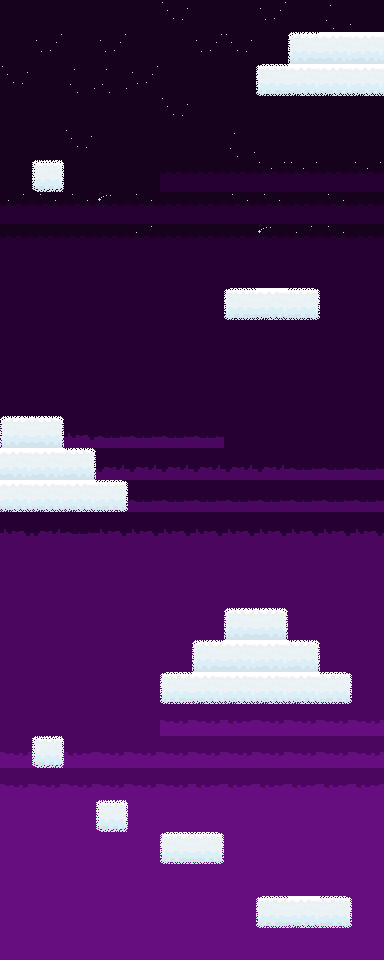

A level layout from a 2D game, rendered from its tile map. Below: a short description, then the map file with its tile-grid data intact:
An orthogonal 12x30 tile map with 32x32 px tiles, 3 tile layers (backgroundLayer, groundLayer, foregroundLayer) and 6 objects.

<map version="1.0" tiledversion="1.0.3" orientation="orthogonal" renderorder="right-down" width="12" height="30" tilewidth="32" tileheight="32" nextobjectid="8">
 <tileset firstgid="1" source="purpleskyset.tsx" />
 <layer name="backgroundLayer" width="12" height="30">
  <data encoding="csv">
1,1,1,1,1,9,1,1,7,1,4,1,
1,7,1,7,1,1,7,9,1,1,7,1,
9,1,4,4,7,1,1,1,1,4,1,1,
1,1,1,1,1,9,1,1,1,1,1,1,
1,1,9,1,1,1,1,3,1,1,1,1,
1,1,1,1,1,17,17,17,11,11,17,11,
13,15,15,19,15,17,17,15,15,17,15,17,
17,17,17,17,13,17,17,17,19,13,15,17,
21,21,21,21,21,21,21,21,21,21,21,21,
21,21,21,21,21,21,21,21,21,21,21,21,
21,21,21,21,21,21,21,21,21,21,21,21,
21,21,21,21,21,21,21,21,21,21,21,21,
21,21,21,21,21,21,21,21,21,21,21,21,
23,26,26,28,28,27,27,21,21,21,21,21,
23,23,27,23,23,23,23,23,23,27,27,27,
23,23,27,27,27,27,27,27,27,27,27,27,
25,23,27,25,25,25,25,25,25,25,25,25,
31,31,31,31,31,31,31,31,31,31,31,31,
31,31,31,31,31,31,31,31,31,31,31,31,
31,31,31,31,31,31,31,31,31,31,31,31,
31,31,31,31,31,31,31,31,31,31,31,31,
31,31,31,31,31,31,31,31,31,31,31,31,
31,31,31,31,31,33,33,36,34,34,34,34,
33,33,36,33,33,33,33,33,33,33,33,33,
33,33,33,33,33,33,36,36,36,36,36,36,
37,37,37,37,37,37,37,37,37,37,37,37,
37,37,37,37,37,37,37,37,37,37,37,37,
37,37,37,37,37,37,37,37,37,37,37,37,
37,37,37,37,37,37,37,37,37,37,37,37,
37,37,37,37,37,37,37,37,37,37,37,37
</data>
 </layer>
 <layer name="groundLayer" width="12" height="30">
  <data encoding="csv">
0,0,0,0,0,0,0,0,0,0,0,0,
0,0,0,0,0,0,0,0,0,59,45,45,
0,0,0,0,0,0,0,0,65,47,47,47,
0,0,0,0,0,0,0,0,0,0,0,0,
0,0,0,0,0,0,0,0,0,0,0,0,
0,51,0,0,0,0,0,0,0,0,0,0,
0,0,0,0,0,0,0,0,0,0,0,0,
0,0,0,0,0,0,0,0,0,0,0,0,
0,0,0,0,0,0,0,0,0,0,0,0,
0,0,0,0,0,0,0,65,47,67,0,0,
0,0,0,0,0,0,0,0,0,0,0,0,
0,0,0,0,0,0,0,0,0,0,0,0,
0,0,0,0,0,0,0,0,0,0,0,0,
59,57,0,0,0,0,0,0,0,0,0,0,
45,45,57,0,0,0,0,0,0,0,0,0,
47,47,47,67,0,0,0,0,0,0,0,0,
0,0,0,0,0,0,0,0,0,0,0,0,
0,0,0,0,0,0,0,0,0,0,0,0,
0,0,0,0,0,0,0,0,0,0,0,0,
0,0,0,0,0,0,0,59,57,0,0,0,
0,0,0,0,0,0,59,45,45,57,0,0,
0,0,0,0,0,65,47,47,47,47,67,0,
0,0,0,0,0,0,0,0,0,0,0,0,
0,51,0,0,0,0,0,0,0,0,0,0,
0,0,0,0,0,0,0,0,0,0,0,0,
0,0,0,51,0,0,0,0,0,0,0,0,
0,0,0,0,0,65,67,0,0,0,0,0,
0,0,0,0,0,0,0,0,0,0,0,0,
0,0,0,0,0,0,0,0,65,47,67,0,
0,0,0,0,0,0,0,0,0,0,0,0
</data>
 </layer>
 <layer name="foregroundLayer" width="12" height="30">
  <data encoding="csv">
0,0,0,0,0,0,0,0,0,0,0,0,
0,0,0,0,0,0,0,0,0,0,0,0,
0,0,0,0,0,0,0,0,0,0,0,0,
0,0,0,0,0,0,0,0,0,0,0,0,
1,1,9,1,1,1,1,3,1,1,1,1,
0,0,0,0,0,0,0,0,0,0,0,0,
0,0,0,0,0,0,0,0,0,0,0,0,
0,0,0,0,0,0,0,0,0,0,0,0,
21,21,21,21,21,21,21,21,21,21,21,21,
0,0,0,0,0,0,0,0,0,0,0,0,
0,0,0,0,0,0,0,0,0,0,0,0,
0,0,0,0,0,0,0,0,0,0,0,0,
21,21,21,21,21,21,21,21,21,21,21,21,
0,0,0,0,0,0,0,0,0,0,0,0,
0,0,0,0,0,0,0,0,0,0,0,0,
0,0,0,0,0,0,0,0,0,0,0,0,
0,0,0,0,0,0,0,0,0,0,0,0,
0,0,0,0,0,0,0,0,0,0,0,0,
0,0,0,0,0,0,0,0,0,0,0,0,
0,0,0,0,0,0,0,0,0,0,0,0,
0,0,0,0,0,0,0,0,0,0,0,0,
0,0,0,0,0,0,0,0,0,0,0,0,
0,0,0,0,0,0,0,0,0,0,0,0,
0,0,0,0,0,0,0,0,0,0,0,0,
0,0,0,0,0,0,0,0,0,0,0,0,
0,0,0,0,0,0,0,0,0,0,0,0,
0,0,0,0,0,0,0,0,0,0,0,0,
0,0,0,0,0,0,0,0,0,0,0,0,
0,0,0,0,0,0,0,0,0,0,0,0,
0,0,0,0,0,0,0,0,0,0,0,0
</data>
 </layer>
 <objectgroup name="objectsLayer">
  <object id="1" gid="75" x="0" y="962" width="32" height="32">
   <properties>
    <property name="sprite" value="playerStart" />
   </properties>
  </object>
  <object id="2" gid="77" x="351" y="31" width="32" height="32">
   <properties>
    <property name="sprite" value="endGame" />
   </properties>
  </object>
  <object id="3" gid="69" x="-1" y="576" width="32" height="32">
   <properties>
    <property name="sprite" value="cloud" />
   </properties>
  </object>
  <object id="4" gid="69" x="1" y="380" width="32" height="32">
   <properties>
    <property name="sprite" value="cloud" />
   </properties>
  </object>
  <object id="5" gid="69" x="0" y="257" width="32" height="32">
   <properties>
    <property name="sprite" value="cloud2" />
   </properties>
  </object>
  <object id="6" gid="69" x="1" y="129" width="32" height="32">
   <properties>
    <property name="sprite" value="cloud2" />
   </properties>
  </object>
 </objectgroup>
</map>
